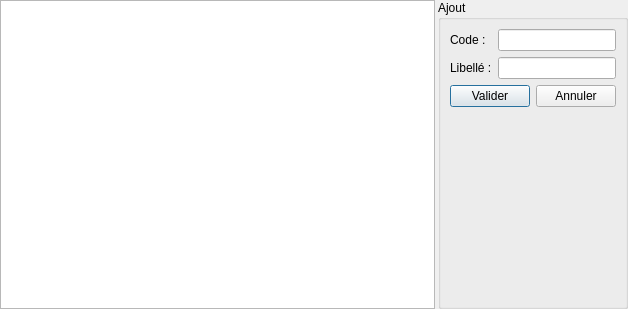
<?xml version="1.0" encoding="UTF-8"?>
<ui version="4.0">
 <class>ParamsRoles</class>
 <widget class="QDialog" name="ParamsRoles">
  <property name="geometry">
   <rect>
    <x>0</x>
    <y>0</y>
    <width>628</width>
    <height>309</height>
   </rect>
  </property>
  <property name="windowTitle">
   <string>Dialog</string>
  </property>
  <layout class="QHBoxLayout" name="horizontalLayout_2" stretch="3,1">
   <property name="spacing">
    <number>3</number>
   </property>
   <property name="leftMargin">
    <number>0</number>
   </property>
   <property name="topMargin">
    <number>0</number>
   </property>
   <property name="rightMargin">
    <number>0</number>
   </property>
   <property name="bottomMargin">
    <number>0</number>
   </property>
   <item>
    <widget class="QTableView" name="tableView"/>
   </item>
   <item>
    <widget class="QGroupBox" name="groupBox">
     <property name="title">
      <string>Ajout</string>
     </property>
     <layout class="QVBoxLayout" name="verticalLayout">
      <item>
       <layout class="QFormLayout" name="formLayout">
        <item row="0" column="0">
         <widget class="QLabel" name="codeLabel">
          <property name="text">
           <string>Code : </string>
          </property>
         </widget>
        </item>
        <item row="0" column="1">
         <widget class="QLineEdit" name="codeLineEdit"/>
        </item>
        <item row="1" column="0">
         <widget class="QLabel" name="libelleLabel">
          <property name="text">
           <string>Libellé :</string>
          </property>
         </widget>
        </item>
        <item row="1" column="1">
         <widget class="QLineEdit" name="libelleLineEdit"/>
        </item>
       </layout>
      </item>
      <item>
       <layout class="QHBoxLayout" name="horizontalLayout">
        <item>
         <widget class="QPushButton" name="validerButton">
          <property name="text">
           <string>Valider</string>
          </property>
         </widget>
        </item>
        <item>
         <widget class="QPushButton" name="annulerButton">
          <property name="text">
           <string>Annuler</string>
          </property>
         </widget>
        </item>
       </layout>
      </item>
      <item>
       <spacer name="verticalSpacer">
        <property name="orientation">
         <enum>Qt::Vertical</enum>
        </property>
        <property name="sizeHint" stdset="0">
         <size>
          <width>20</width>
          <height>40</height>
         </size>
        </property>
       </spacer>
      </item>
     </layout>
    </widget>
   </item>
  </layout>
 </widget>
 <resources/>
 <connections/>
</ui>
